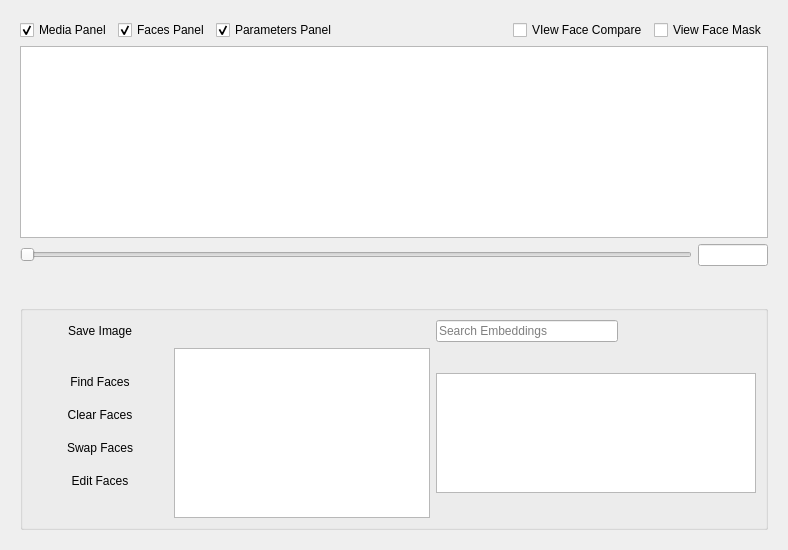
  <widget class="QWidget" name="centralwidget">
   <layout class="QHBoxLayout" name="horizontalLayout">
    <item>
     <widget class="QWidget" name="mediaLayout" native="true">
      <property name="sizePolicy">
       <sizepolicy hsizetype="Expanding" vsizetype="Preferred">
        <horstretch>2</horstretch>
        <verstretch>0</verstretch>
       </sizepolicy>
      </property>
      <layout class="QVBoxLayout" name="verticalLayout">
       <item>
        <layout class="QHBoxLayout" name="panelVisibilityCheckBoxLayout">
         <item>
          <widget class="QCheckBox" name="mediaPanelCheckBox">
           <property name="text">
            <string>Media Panel</string>
           </property>
           <property name="checked">
            <bool>true</bool>
           </property>
          </widget>
         </item>
         <item>
          <widget class="QCheckBox" name="facesPanelCheckBox">
           <property name="text">
            <string>Faces Panel</string>
           </property>
           <property name="checked">
            <bool>true</bool>
           </property>
          </widget>
         </item>
         <item>
          <widget class="QCheckBox" name="parametersPanelCheckBox">
           <property name="text">
            <string>Parameters Panel</string>
           </property>
           <property name="checked">
            <bool>true</bool>
           </property>
          </widget>
         </item>
         <item>
          <spacer name="horizontalSpacer_8">
           <property name="orientation">
            <enum>Qt::Orientation::Horizontal</enum>
           </property>
           <property name="sizeHint" stdset="0">
            <size>
             <width>20</width>
             <height>20</height>
            </size>
           </property>
          </spacer>
         </item>
         <item>
          <widget class="QCheckBox" name="faceCompareCheckBox">
           <property name="text">
            <string>VIew Face Compare</string>
           </property>
          </widget>
         </item>
         <item>
          <widget class="QCheckBox" name="faceMaskCheckBox">
           <property name="text">
            <string>View Face Mask</string>
           </property>
          </widget>
         </item>
        </layout>
       </item>
       <item>
        <widget class="QGraphicsView" name="graphicsViewFrame"/>
       </item>
       <item>
        <layout class="QVBoxLayout" name="verticalLayoutMediaControls">
         <item>
          <layout class="QHBoxLayout" name="horizontalLayoutMediaSlider">
           <item>
            <widget class="QSlider" name="videoSeekSlider">
             <property name="orientation">
              <enum>Qt::Orientation::Horizontal</enum>
             </property>
            </widget>
           </item>
           <item>
            <widget class="QLineEdit" name="videoSeekLineEdit">
             <property name="sizePolicy">
              <sizepolicy hsizetype="Preferred" vsizetype="Fixed">
               <horstretch>0</horstretch>
               <verstretch>0</verstretch>
              </sizepolicy>
             </property>
             <property name="maximumSize">
              <size>
               <width>70</width>
               <height>16777215</height>
              </size>
             </property>
             <property name="toolTip">
              <string>Frame Number</string>
             </property>
             <property name="clearButtonEnabled">
              <bool>false</bool>
             </property>
            </widget>
           </item>
          </layout>
         </item>
         <item>
          <layout class="QHBoxLayout" name="horizontalLayoutMediaButtons">
           <item>
            <spacer name="horizontalSpacer_7">
             <property name="orientation">
              <enum>Qt::Orientation::Horizontal</enum>
             </property>
             <property name="sizeType">
              <enum>QSizePolicy::Policy::MinimumExpanding</enum>
             </property>
             <property name="sizeHint" stdset="0">
              <size>
               <width>40</width>
               <height>20</height>
              </size>
             </property>
            </spacer>
           </item>
           <item>
            <widget class="QPushButton" name="liveSoundButton">
             <property name="minimumSize">
              <size>
               <width>0</width>
               <height>0</height>
              </size>
             </property>
             <property name="toolTip">
              <string>[Experimental] Toggle Live Sound while the video is playing</string>
             </property>
             <property name="text">
              <string/>
             </property>
             <property name="icon">
              <iconset resource="media.qrc">
               <normaloff>:/media/media/audio_off.png</normaloff>:/media/media/audio_off.png</iconset>
             </property>
             <property name="iconSize">
              <size>
               <width>16</width>
               <height>20</height>
              </size>
             </property>
             <property name="checkable">
              <bool>true</bool>
             </property>
             <property name="flat">
              <bool>true</bool>
             </property>
            </widget>
           </item>
           <item>
            <spacer name="horizontalSpacer">
             <property name="orientation">
              <enum>Qt::Orientation::Horizontal</enum>
             </property>
             <property name="sizeType">
              <enum>QSizePolicy::Policy::MinimumExpanding</enum>
             </property>
             <property name="sizeHint" stdset="0">
              <size>
               <width>40</width>
               <height>20</height>
              </size>
             </property>
            </spacer>
           </item>
           <item>
            <widget class="QPushButton" name="frameRewindButton">
             <property name="sizePolicy">
              <sizepolicy hsizetype="MinimumExpanding" vsizetype="Fixed">
               <horstretch>0</horstretch>
               <verstretch>0</verstretch>
              </sizepolicy>
             </property>
             <property name="maximumSize">
              <size>
               <width>100</width>
               <height>16777215</height>
              </size>
             </property>
             <property name="text">
              <string/>
             </property>
             <property name="icon">
              <iconset resource="media.qrc">
               <normaloff>:/media/media/previous_marker_off.png</normaloff>:/media/media/previous_marker_off.png</iconset>
             </property>
             <property name="flat">
              <bool>true</bool>
             </property>
            </widget>
           </item>
           <item>
            <spacer name="horizontalSpacer_3">
             <property name="orientation">
              <enum>Qt::Orientation::Horizontal</enum>
             </property>
             <property name="sizeType">
              <enum>QSizePolicy::Policy::Minimum</enum>
             </property>
             <property name="sizeHint" stdset="0">
              <size>
               <width>40</width>
               <height>20</height>
              </size>
             </property>
            </spacer>
           </item>
           <item>
            <widget class="QPushButton" name="buttonMediaRecord">
             <property name="text">
              <string/>
             </property>
             <property name="icon">
              <iconset resource="media.qrc">
               <normaloff>:/media/media/rec_off.png</normaloff>:/media/media/rec_off.png</iconset>
             </property>
             <property name="checkable">
              <bool>true</bool>
             </property>
             <property name="flat">
              <bool>true</bool>
             </property>
            </widget>
           </item>
           <item>
            <spacer name="horizontalSpacer_6">
             <property name="orientation">
              <enum>Qt::Orientation::Horizontal</enum>
             </property>
             <property name="sizeType">
              <enum>QSizePolicy::Policy::Minimum</enum>
             </property>
             <property name="sizeHint" stdset="0">
              <size>
               <width>30</width>
               <height>20</height>
              </size>
             </property>
            </spacer>
           </item>
           <item>
            <widget class="QPushButton" name="buttonMediaPlay">
             <property name="sizePolicy">
              <sizepolicy hsizetype="MinimumExpanding" vsizetype="Minimum">
               <horstretch>0</horstretch>
               <verstretch>0</verstretch>
              </sizepolicy>
             </property>
             <property name="maximumSize">
              <size>
               <width>100</width>
               <height>16777215</height>
              </size>
             </property>
             <property name="text">
              <string/>
             </property>
             <property name="icon">
              <iconset resource="media.qrc">
               <normaloff>:/media/media/play_off.png</normaloff>:/media/media/play_off.png</iconset>
             </property>
             <property name="checkable">
              <bool>true</bool>
             </property>
             <property name="flat">
              <bool>true</bool>
             </property>
            </widget>
           </item>
           <item>
            <spacer name="horizontalSpacer_4">
             <property name="orientation">
              <enum>Qt::Orientation::Horizontal</enum>
             </property>
             <property name="sizeType">
              <enum>QSizePolicy::Policy::Minimum</enum>
             </property>
             <property name="sizeHint" stdset="0">
              <size>
               <width>40</width>
               <height>20</height>
              </size>
             </property>
            </spacer>
           </item>
           <item>
            <widget class="QPushButton" name="frameAdvanceButton">
             <property name="sizePolicy">
              <sizepolicy hsizetype="MinimumExpanding" vsizetype="Fixed">
               <horstretch>0</horstretch>
               <verstretch>0</verstretch>
              </sizepolicy>
             </property>
             <property name="maximumSize">
              <size>
               <width>100</width>
               <height>16777215</height>
              </size>
             </property>
             <property name="text">
              <string/>
             </property>
             <property name="icon">
              <iconset resource="media.qrc">
               <normaloff>:/media/media/next_marker_off.png</normaloff>:/media/media/next_marker_off.png</iconset>
             </property>
             <property name="flat">
              <bool>true</bool>
             </property>
            </widget>
           </item>
           <item>
            <spacer name="horizontalSpacer_2">
             <property name="orientation">
              <enum>Qt::Orientation::Horizontal</enum>
             </property>
             <property name="sizeType">
              <enum>QSizePolicy::Policy::Minimum</enum>
             </property>
             <property name="sizeHint" stdset="0">
              <size>
               <width>40</width>
               <height>20</height>
              </size>
             </property>
            </spacer>
           </item>
           <item>
            <widget class="QPushButton" name="addMarkerButton">
             <property name="toolTip">
              <string>Add Marker</string>
             </property>
             <property name="text">
              <string/>
             </property>
             <property name="icon">
              <iconset resource="media.qrc">
               <normaloff>:/media/media/add_marker_hover.png</normaloff>:/media/media/add_marker_hover.png</iconset>
             </property>
             <property name="flat">
              <bool>true</bool>
             </property>
            </widget>
           </item>
           <item>
            <widget class="QPushButton" name="removeMarkerButton">
             <property name="toolTip">
              <string>Remove Marker</string>
             </property>
             <property name="text">
              <string/>
             </property>
             <property name="icon">
              <iconset resource="media.qrc">
               <normaloff>:/media/media/remove_marker_hover.png</normaloff>:/media/media/remove_marker_hover.png</iconset>
             </property>
             <property name="flat">
              <bool>true</bool>
             </property>
            </widget>
           </item>
           <item>
            <widget class="QPushButton" name="previousMarkerButton">
             <property name="toolTip">
              <string>Move to Previous Marker</string>
             </property>
             <property name="text">
              <string/>
             </property>
             <property name="icon">
              <iconset resource="media.qrc">
               <normaloff>:/media/media/previous_marker_hover.png</normaloff>:/media/media/previous_marker_hover.png</iconset>
             </property>
             <property name="flat">
              <bool>true</bool>
             </property>
            </widget>
           </item>
           <item>
            <widget class="QPushButton" name="nextMarkerButton">
             <property name="toolTip">
              <string>Move to Next Marker</string>
             </property>
             <property name="text">
              <string/>
             </property>
             <property name="icon">
              <iconset resource="media.qrc">
               <normaloff>:/media/media/next_marker_hover.png</normaloff>:/media/media/next_marker_hover.png</iconset>
             </property>
             <property name="flat">
              <bool>true</bool>
             </property>
            </widget>
           </item>
           <item>
            <widget class="QPushButton" name="viewFullScreenButton">
             <property name="toolTip">
              <string>View Fullscreen (F11)</string>
             </property>
             <property name="text">
              <string/>
             </property>
             <property name="icon">
              <iconset resource="media.qrc">
               <normaloff>:/media/media/fullscreen.png</normaloff>:/media/media/fullscreen.png</iconset>
             </property>
             <property name="flat">
              <bool>true</bool>
             </property>
            </widget>
           </item>
           <item>
            <spacer name="horizontalSpacer_5">
             <property name="orientation">
              <enum>Qt::Orientation::Horizontal</enum>
             </property>
             <property name="sizeHint" stdset="0">
              <size>
               <width>40</width>
               <height>20</height>
              </size>
             </property>
            </spacer>
           </item>
          </layout>
         </item>
        </layout>
       </item>
       <item>
        <spacer name="verticalSpacer">
         <property name="orientation">
          <enum>Qt::Orientation::Vertical</enum>
         </property>
         <property name="sizeType">
          <enum>QSizePolicy::Policy::Preferred</enum>
         </property>
         <property name="sizeHint" stdset="0">
          <size>
           <width>20</width>
           <height>5</height>
          </size>
         </property>
        </spacer>
       </item>
       <item>
        <widget class="QGroupBox" name="facesPanelGroupBox">
         <property name="sizePolicy">
          <sizepolicy hsizetype="Preferred" vsizetype="Fixed">
           <horstretch>0</horstretch>
           <verstretch>0</verstretch>
          </sizepolicy>
         </property>
         <property name="minimumSize">
          <size>
           <width>0</width>
           <height>180</height>
          </size>
         </property>
         <property name="maximumSize">
          <size>
           <width>16777215</width>
           <height>225</height>
          </size>
         </property>
         <property name="autoFillBackground">
          <bool>false</bool>
         </property>
         <property name="flat">
          <bool>true</bool>
         </property>
         <property name="checkable">
          <bool>false</bool>
         </property>
         <layout class="QGridLayout" name="gridLayout_2">
          <item row="1" column="0">
           <widget class="QWidget" name="facesButtonsWidget" native="true">
            <property name="sizePolicy">
             <sizepolicy hsizetype="Minimum" vsizetype="Preferred">
              <horstretch>0</horstretch>
              <verstretch>0</verstretch>
             </sizepolicy>
            </property>
            <layout class="QVBoxLayout" name="verticalLayout_8">
             <item>
              <widget class="QWidget" name="verticalWidget" native="true">
               <layout class="QVBoxLayout" name="controlButtonsLayout">
                <item>
                 <widget class="QPushButton" name="findTargetFacesButton">
                  <property name="minimumSize">
                   <size>
                    <width>100</width>
                    <height>0</height>
                   </size>
                  </property>
                  <property name="text">
                   <string>Find Faces</string>
                  </property>
                  <property name="checkable">
                   <bool>false</bool>
                  </property>
                  <property name="flat">
                   <bool>true</bool>
                  </property>
                 </widget>
                </item>
                <item>
                 <widget class="QPushButton" name="clearTargetFacesButton">
                  <property name="text">
                   <string>Clear Faces</string>
                  </property>
                  <property name="checkable">
                   <bool>false</bool>
                  </property>
                  <property name="flat">
                   <bool>true</bool>
                  </property>
                 </widget>
                </item>
                <item>
                 <widget class="QPushButton" name="swapfacesButton">
                  <property name="text">
                   <string>Swap Faces</string>
                  </property>
                  <property name="checkable">
                   <bool>true</bool>
                  </property>
                  <property name="flat">
                   <bool>true</bool>
                  </property>
                 </widget>
                </item>
                <item>
                 <widget class="QPushButton" name="editFacesButton">
                  <property name="text">
                   <string>Edit Faces</string>
                  </property>
                  <property name="checkable">
                   <bool>true</bool>
                  </property>
                  <property name="default">
                   <bool>false</bool>
                  </property>
                  <property name="flat">
                   <bool>true</bool>
                  </property>
                 </widget>
                </item>
               </layout>
              </widget>
             </item>
            </layout>
           </widget>
          </item>
          <item row="1" column="2">
           <widget class="QListWidget" name="inputEmbeddingsList">
            <property name="sizePolicy">
             <sizepolicy hsizetype="Expanding" vsizetype="Fixed">
              <horstretch>4</horstretch>
              <verstretch>0</verstretch>
             </sizepolicy>
            </property>
            <property name="minimumSize">
             <size>
              <width>320</width>
              <height>120</height>
             </size>
            </property>
            <property name="maximumSize">
             <size>
              <width>16777215</width>
              <height>120</height>
             </size>
            </property>
            <property name="toolTip">
             <string>Save Embedding</string>
            </property>
            <property name="verticalScrollBarPolicy">
             <enum>Qt::ScrollBarPolicy::ScrollBarAlwaysOff</enum>
            </property>
            <property name="horizontalScrollBarPolicy">
             <enum>Qt::ScrollBarPolicy::ScrollBarAsNeeded</enum>
            </property>
            <property name="autoScroll">
             <bool>false</bool>
            </property>
            <property name="movement">
             <enum>QListView::Movement::Static</enum>
            </property>
            <property name="layoutMode">
             <enum>QListView::LayoutMode::Batched</enum>
            </property>
            <property name="spacing">
             <number>4</number>
            </property>
            <property name="viewMode">
             <enum>QListView::ViewMode::IconMode</enum>
            </property>
            <property name="uniformItemSizes">
             <bool>true</bool>
            </property>
            <property name="wrapping" stdset="0">
             <bool>true</bool>
            </property>
           </widget>
          </item>
          <item row="0" column="0">
           <layout class="QHBoxLayout" name="horizontalLayout_4">
            <item>
             <widget class="QPushButton" name="saveImageButton">
              <property name="text">
               <string>Save Image</string>
              </property>
              <property name="flat">
               <bool>true</bool>
              </property>
             </widget>
            </item>
           </layout>
          </item>
          <item row="0" column="2">
           <layout class="QHBoxLayout" name="horizontalLayout_3">
            <item>
             <widget class="QLineEdit" name="inputEmbeddingsSearchBox">
              <property name="placeholderText">
               <string>Search Embeddings</string>
              </property>
             </widget>
            </item>
            <item>
             <widget class="QPushButton" name="openEmbeddingButton">
              <property name="toolTip">
               <string>Open Embedding File</string>
              </property>
              <property name="text">
               <string/>
              </property>
              <property name="icon">
               <iconset resource="media.qrc">
                <normaloff>:/media/media/open_file.png</normaloff>:/media/media/open_file.png</iconset>
              </property>
              <property name="flat">
               <bool>true</bool>
              </property>
             </widget>
            </item>
            <item>
             <widget class="QPushButton" name="saveEmbeddingButton">
              <property name="toolTip">
               <string>Save Embedding</string>
              </property>
              <property name="text">
               <string/>
              </property>
              <property name="icon">
               <iconset resource="media.qrc">
                <normaloff>:/media/media/save_file.png</normaloff>:/media/media/save_file.png</iconset>
              </property>
              <property name="flat">
               <bool>true</bool>
              </property>
             </widget>
            </item>
            <item>
             <widget class="QPushButton" name="saveEmbeddingAsButton">
              <property name="toolTip">
               <string>Save Embedding As</string>
              </property>
              <property name="text">
               <string/>
              </property>
              <property name="icon">
               <iconset resource="media.qrc">
                <normaloff>:/media/media/save_file_as.png</normaloff>:/media/media/save_file_as.png</iconset>
              </property>
              <property name="flat">
               <bool>true</bool>
              </property>
             </widget>
            </item>
           </layout>
          </item>
          <item row="1" column="1">
           <widget class="QListWidget" name="targetFacesList">
            <property name="autoFillBackground">
             <bool>true</bool>
            </property>
            <property name="autoScroll">
             <bool>false</bool>
            </property>
           </widget>
          </item>
         </layout>
        </widget>
       </item>
      </layout>
     </widget>
    </item>
   </layout>
  </widget>
